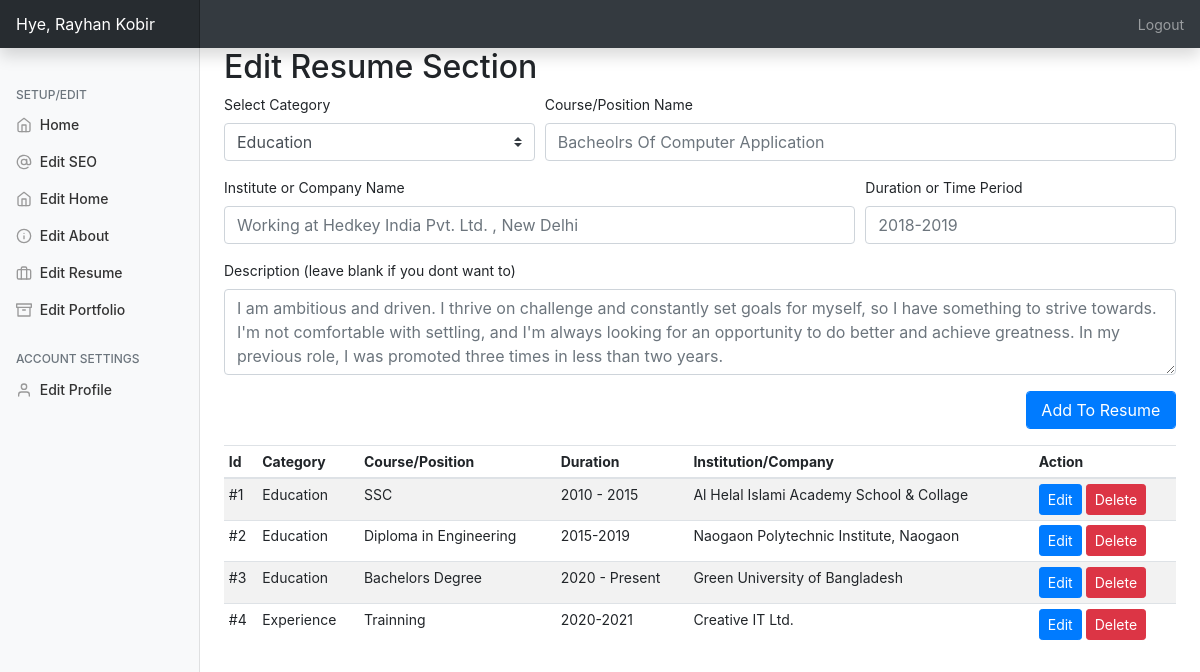
The app's page /admin/?editresume=true (signed in) with its own data.
### tables this page shows
CREATE TABLE `resume` (
  `id` int(11) NOT NULL,
  `category` varchar(250) NOT NULL,
  `title` varchar(250) NOT NULL,
  `year` varchar(250) NOT NULL,
  `ogname` varchar(250) NOT NULL,
  `workdesc` text NOT NULL
);

### admin/php/resume.php (the view, shortened to what this page needs)
<h2>Edit Resume Section</h2>
         <form action="php/uresume.php" method="post">
                 <div class="form-row">
                   <div class="form-group col-md-4">
                   <label>Select Category</label>
                    <select name="category" class="custom-select">
  <option value="e" selected>Education</option>
</select></div>
                     <div class="form-group col-md-8">
    <label for="sn">Course/Position Name</label>
    <input type="text" name="title" class="form-control" id="website" placeholder="Bacheolrs Of Computer Application" required>
  </div>
   <div class="form-group col-md-8">
    <label for="website">Institute or Company Name</label>
    <input type="text" name="ogname" class="form-control" id="website" placeholder="Working at Hedkey India Pvt. Ltd. , New Delhi" required>
  </div>
   <div class="form-group col-md-4">
    <label for="website">Duration or Time Period</label>
    <input type="text" name="year" class="form-control" id="website" placeholder="2018-2019" required>
  </div>
  <div class="form-group col-md-12">
    <label for="exampleFormControlTextarea1">Description (leave blank if you dont want to)</label>
    <textarea class="form-control" name="workdesc" id="exampleFormControlTextarea1" rows="3" placeholder="I am ambitious and driven. I thrive on challenge and constantly set goals for myself, so I have something to strive towards. I'm not comfortable with settling, and I'm always looking for an opportunity to do better and achieve greatness. In my previous role, I was promoted three times in less than two years."></textarea>
  </div>
   <div class="form-group col-md-2 ml-auto">
      <input type="submit" name="addtoresume" class="btn btn-primary form-control" value="Add To Resume">
   </div>
                 </div>
             </form>
         <table id="rlist" class="table table-striped table-sm .table-responsive ">
          <thead>
            <tr>
              <th>Id</th>
              <th>Category</th>
              <th>Course/Position</th>
              <th>Duration</th>
              <th>Institution/Company</th>
              <th>Action</th>
            </tr>
          </thead>
          <tbody>
         <?php
$query2="SELECT * FROM resume";
$queryrun2=mysqli_query($db,$query2);
$count=1;
while($data2=mysqli_fetch_array($queryrun2)){
    $cat = $data2['category']=='e'?$cat="Education":$cat="Experience";
    ?>
     <tr>
         <div class="modal fade" id="modal<?=$data2['id']?>" tabindex="-1" role="dialog" aria-labelledby="exampleModalLabel" aria-hidden="true">
          <td>#<?=$count?></td>
              <td><?=$cat?></td>
         <td><?=$data2['title']?></td>
         <td><?=$data2['year']?></td>
         <td><?=$data2['ogname']?></td>
         <td>
         <button type="button" class="btn btn-primary btn-sm" data-toggle="modal" data-target="#modal<?=$data2['id']?>">
  Edit
</button> <a href="php/uresume.php?del=<?=$data2['id']?>"><button type="button" class="btn btn-danger btn-sm" data-toggle="modal" data-target="#exampleModal">
  Delete
             </button></a></td>
            </tr>
         <?php $count++;
} ?>
             </tbody></table>

### admin/css/dashboard.css (style rules this page uses)
body { font-size: .875rem; }

### records on screen
resume: category "Education", title "SSC", year "2010 - 2015", ogname "Al Helal Islami Academy School & Collage"
resume: category "Education", title "Diploma in Engineering", year "2015-2019", ogname "Naogaon Polytechnic Institute, Naogaon"
resume: category "Education", title "Bachelors Degree", year "2020 - Present", ogname "Green University of Bangladesh"
resume: category "Experience", title "Trainning", year "2020-2021", ogname "Creative IT Ltd."

### other values on screen
$_SESSION['username'] "Rayhan Kobir"
